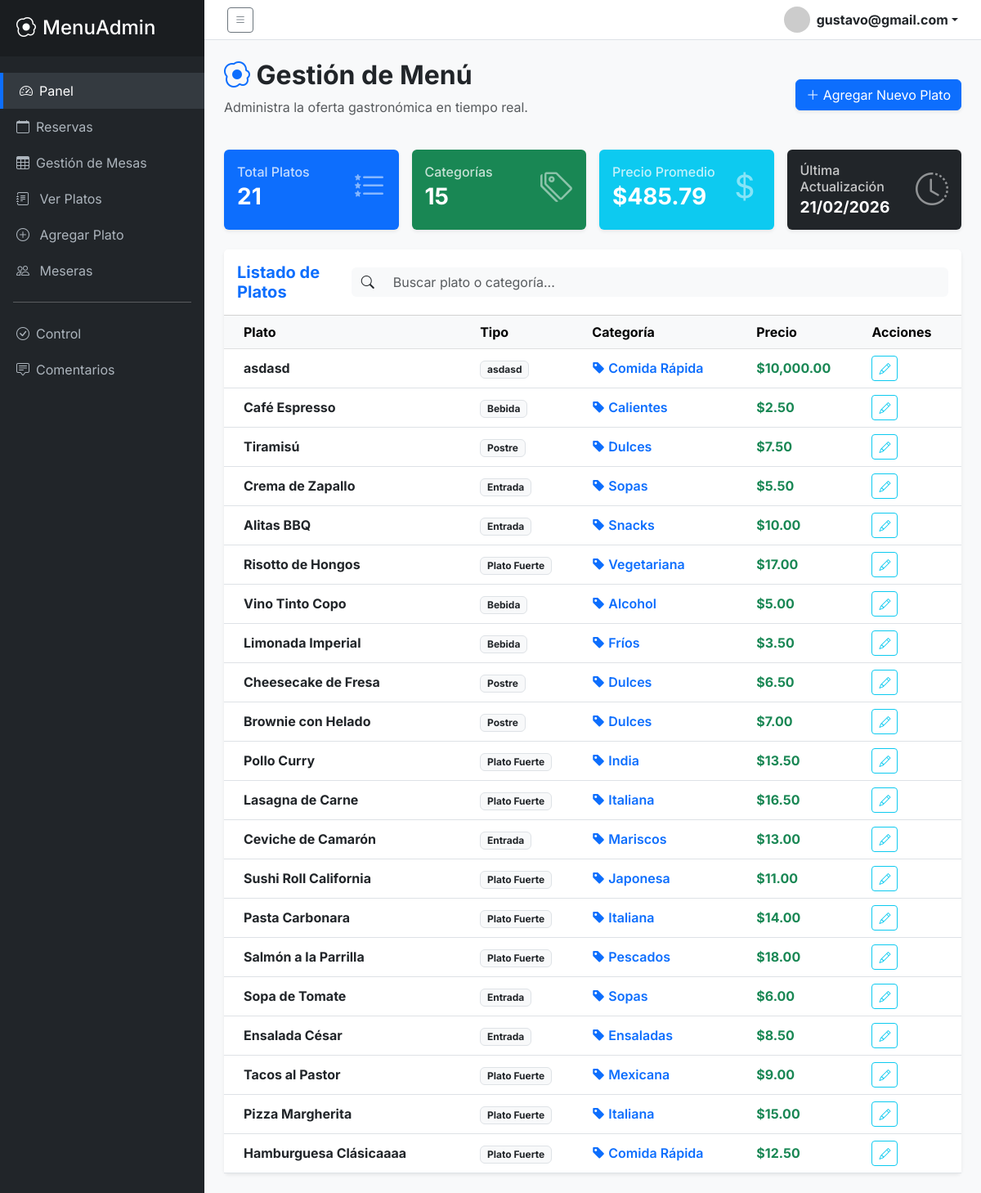
The app's page /client/admin/views/index.php (signed in) with its own data.
### tables this page shows
CREATE TABLE `menu` (
  `id_comida` int(11) NOT NULL,
  `nombre_comida` varchar(100) NOT NULL,
  `tipo` varchar(100) NOT NULL,
  `categoria` varchar(50) DEFAULT NULL,
  `precio` decimal(10,2) NOT NULL,
  `descripcion` text DEFAULT NULL,
  `disponible` tinyint(1) DEFAULT 1
);

### client/admin/views/index.php (the view, shortened to what this page needs)
<?php
include '../layouts/parte1.php';
$query_total = $pdo->prepare("SELECT COUNT(*) FROM menu");
$query_total->execute();
$total_platos = $query_total->fetchColumn();
$query_cat = $pdo->prepare("SELECT COUNT(DISTINCT categoria) FROM menu");
$query_cat->execute();
$total_categorias = $query_cat->fetchColumn();
$query_avg = $pdo->prepare("SELECT AVG(precio) FROM menu");
$query_avg->execute();
$precio_promedio = number_format($query_avg->fetchColumn(), 2);
$query_menu = $pdo->prepare("SELECT * FROM menu ORDER BY id_comida DESC");
$query_menu->execute();
$platos = $query_menu->fetchAll(PDO::FETCH_ASSOC);
?>
<div class="container-fluid p-4">
    <div class="row mb-4 align-items-center">
        <div class="col-md-6">
            <h2 class="fw-bold"><i class="bi bi-egg-fried text-primary"></i> Gestión de Menú</h2>
            <p class="text-muted">Administra la oferta gastronómica en tiempo real.</p>
        </div>
        <div class="col-md-6 text-md-end">
            <button class="btn btn-primary shadow-sm" data-bs-toggle="modal" data-bs-target="#modalNuevoPlato">
                <i class="bi bi-plus-lg"></i> Agregar Nuevo Plato
            </button>
        </div>
    </div>
    <div class="row g-3 mb-4">
        <div class="col-12 col-sm-6 col-xl-3">
            <div class="card p-3 border-0 shadow-sm bg-primary text-white h-100">
                <div class="d-flex justify-content-between align-items-center">
                    <div>
                        <h6 class="mb-1 opacity-75">Total Platos</h6>
                        <h3 class="fw-bold mb-0"><?php echo $total_platos; ?></h3>
                    </div>
                    <i class="bi bi-list-stars fs-1 opacity-50"></i>
                </div>
            </div>
        </div>
        <div class="col-12 col-sm-6 col-xl-3">
            <div class="card p-3 border-0 shadow-sm bg-success text-white h-100">
                <div class="d-flex justify-content-between align-items-center">
                    <div>
                        <h6 class="mb-1 opacity-75">Categorías</h6>
                        <h3 class="fw-bold mb-0"><?php echo $total_categorias; ?></h3>
                    </div>
                    <i class="bi bi-tags fs-1 opacity-50"></i>
                </div>
            </div>
        </div>
        <div class="col-12 col-sm-6 col-xl-3">
            <div class="card p-3 border-0 shadow-sm bg-info text-white h-100">
                <div class="d-flex justify-content-between align-items-center">
                    <div>
                        <h6 class="mb-1 opacity-75">Precio Promedio</h6>
                        <h3 class="fw-bold mb-0">$<?php echo $precio_promedio; ?></h3>
                    </div>
                    <i class="bi bi-currency-dollar fs-1 opacity-50"></i>
                </div>
            </div>
        </div>
        <div class="col-12 col-sm-6 col-xl-3">
            <div class="card p-3 border-0 shadow-sm bg-dark text-white h-100">
                <div class="d-flex justify-content-between align-items-center">
                    <div>
                        <h6 class="mb-1 opacity-75">Última Actualización</h6>
                        <h3 class="fw-bold mb-0" style="font-size: 1.2rem;"><?php echo date('d/m/Y'); ?></h3>
                    </div>
                    <i class="bi bi-clock-history fs-1 opacity-50"></i>
                </div>
            </div>
        </div>
    </div>
    <div class="card border-0 shadow-sm">
        <div class="card-header bg-white py-3 d-flex justify-content-between align-items-center">
            <h5 class="mb-0 fw-bold text-primary">Listado de Platos</h5>
            <div class="input-group style="width: 300px;">
                <span class="input-group-text bg-light border-0"><i class="bi bi-search"></i></span>
                <input type="text" id="buscadorMenu" class="form-control bg-light border-0" placeholder="Buscar plato o categoría...">
            </div>
        </div>
        <div class="card-body p-0">
            <div class="table-responsive">
                <table class="table table-hover align-middle mb-0" id="tablaMenu">
                    <thead class="table-light">
                        <tr>
                            <th class="ps-4">Plato</th>
                            <th>Tipo</th>
                            <th>Categoría</th>
                            <th>Precio</th>
                            <th>Acciones</th>
                        </tr>
                    </thead>
                    <tbody>
                        <?php foreach($platos as $plato): ?>
                        <tr>
                            <td class="ps-4">
                                <div class="fw-bold"><?php echo $plato['nombre_comida']; ?></div>
                            </td>
                            <td>
                                <span class="badge bg-light text-dark border">
                                    <?php echo $plato['tipo']; ?>
                                </span>
                            </td>
                            <td>
                                <span class="text-primary fw-semibold">
                                    <i class="bi bi-tag-fill me-1"></i><?php echo $plato['categoria']; ?>
                                </span>
                            </td>
                            <td class="fw-bold text-success">
                                $<?php echo number_format($plato['precio'], 2); ?>
                            </td>
                            <td>
                                <div class="btn-group">
                                    <a href="menu/update.php?id=<?php echo $plato['id_comida']; ?>" class="btn btn-sm btn-outline-info">
                                        <i class="bi bi-pencil"></i>
                                    </a>
                                </div>
                            </td>
                        </tr>
                        <?php endforeach; ?>
                    </tbody>
                </table>
            </div>
        </div>
    </div>
</div>
<?php include '../layouts/parte2.php'; ?>

### client/admin/layouts/parte1.php (style rules this page uses)
body { font-family: 'Inter', sans-serif; background-color: #f8f9fa; overflow-x: hidden; }
.card { border: none; box-shadow: 0 0.125rem 0.25rem rgba(0, 0, 0, 0.075); }

### records on screen
menu: nombre_comida "asdasd", tipo "asdasd", categoria "Comida Rápida", precio "10,000.00"
menu: nombre_comida "Café Espresso", tipo "Bebida", categoria "Calientes", precio "2.50"
menu: nombre_comida "Tiramisú", tipo "Postre", categoria "Dulces", precio "7.50"
menu: nombre_comida "Crema de Zapallo", tipo "Entrada", categoria "Sopas", precio "5.50"
menu: nombre_comida "Alitas BBQ", tipo "Entrada", categoria "Snacks", precio "10.00"
menu: nombre_comida "Risotto de Hongos", tipo "Plato Fuerte", categoria "Vegetariana", precio "17.00"
menu: nombre_comida "Vino Tinto Copo", tipo "Bebida", categoria "Alcohol", precio "5.00"
menu: nombre_comida "Limonada Imperial", tipo "Bebida", categoria "Fríos", precio "3.50"
menu: nombre_comida "Cheesecake de Fresa", tipo "Postre", categoria "Dulces", precio "6.50"
menu: nombre_comida "Brownie con Helado", tipo "Postre", categoria "Dulces", precio "7.00"
menu: nombre_comida "Pollo Curry", tipo "Plato Fuerte", categoria "India", precio "13.50"
menu: nombre_comida "Lasagna de Carne", tipo "Plato Fuerte", categoria "Italiana", precio "16.50"
menu: nombre_comida "Ceviche de Camarón", tipo "Entrada", categoria "Mariscos", precio "13.00"
menu: nombre_comida "Sushi Roll California", tipo "Plato Fuerte", categoria "Japonesa", precio "11.00"
menu: nombre_comida "Pasta Carbonara", tipo "Plato Fuerte", categoria "Italiana", precio "14.00"
menu: nombre_comida "Salmón a la Parrilla", tipo "Plato Fuerte", categoria "Pescados", precio "18.00"
menu: nombre_comida "Sopa de Tomate", tipo "Entrada", categoria "Sopas", precio "6.00"
menu: nombre_comida "Ensalada César", tipo "Entrada", categoria "Ensaladas", precio "8.50"
menu: nombre_comida "Tacos al Pastor", tipo "Plato Fuerte", categoria "Mexicana", precio "9.00"
menu: nombre_comida "Pizza Margherita", tipo "Plato Fuerte", categoria "Italiana", precio "15.00"
menu: nombre_comida "Hamburguesa Clásicaaaa", tipo "Plato Fuerte", categoria "Comida Rápida", precio "12.50"

### other values on screen
$usuario_sesion "gustavo@gmail.com"
$total_platos "21"
$total_categorias "15"
$precio_promedio "485.79"
